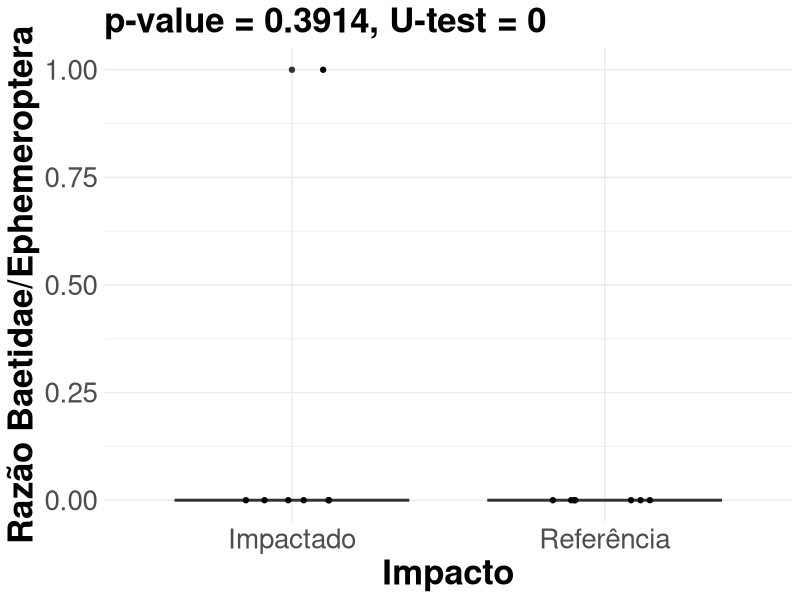
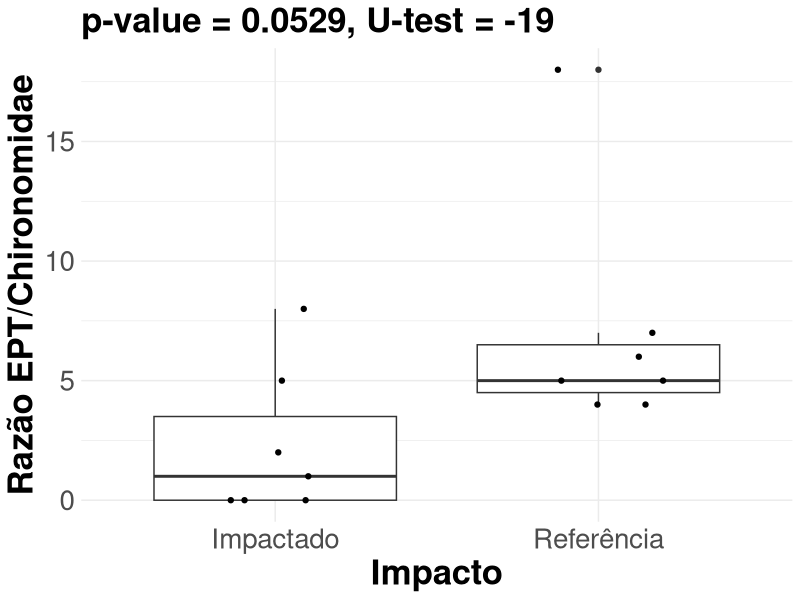
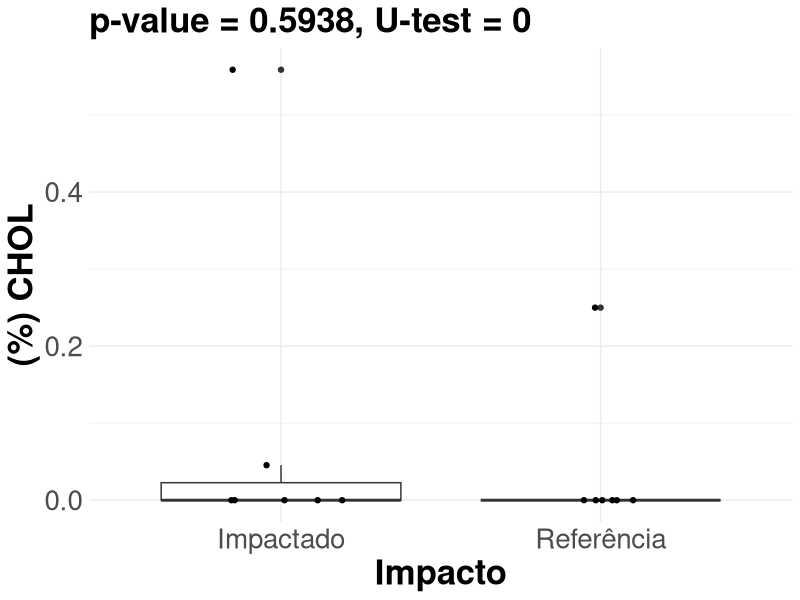
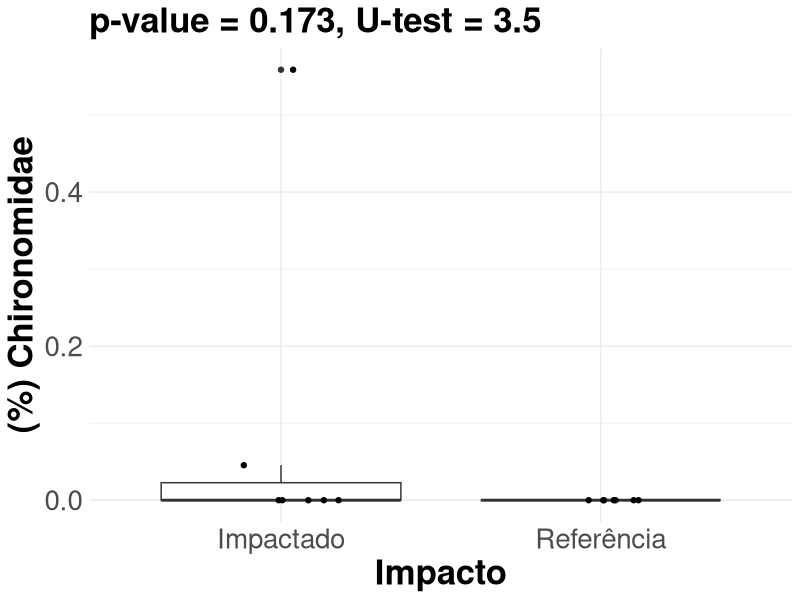
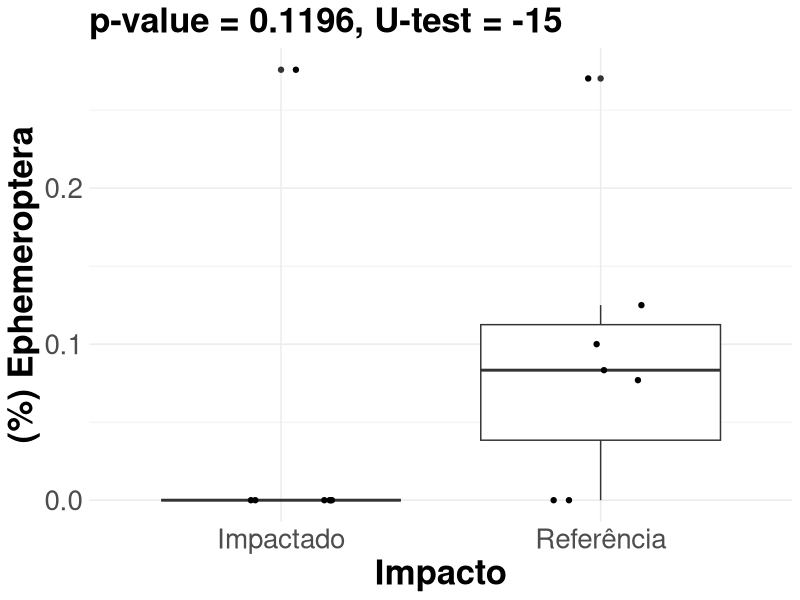
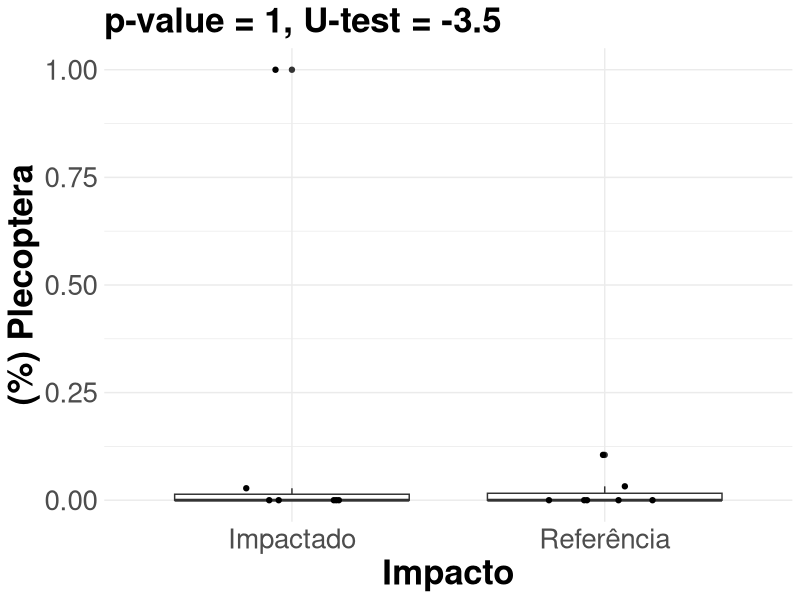
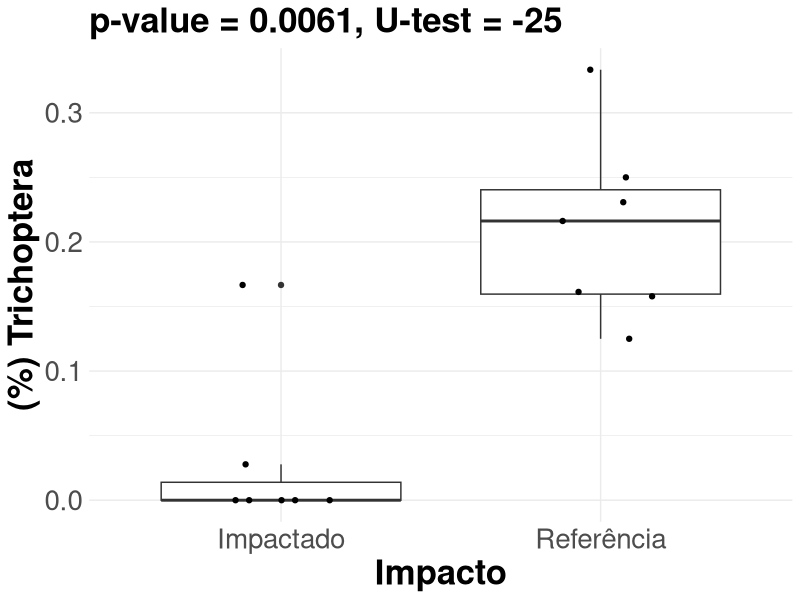
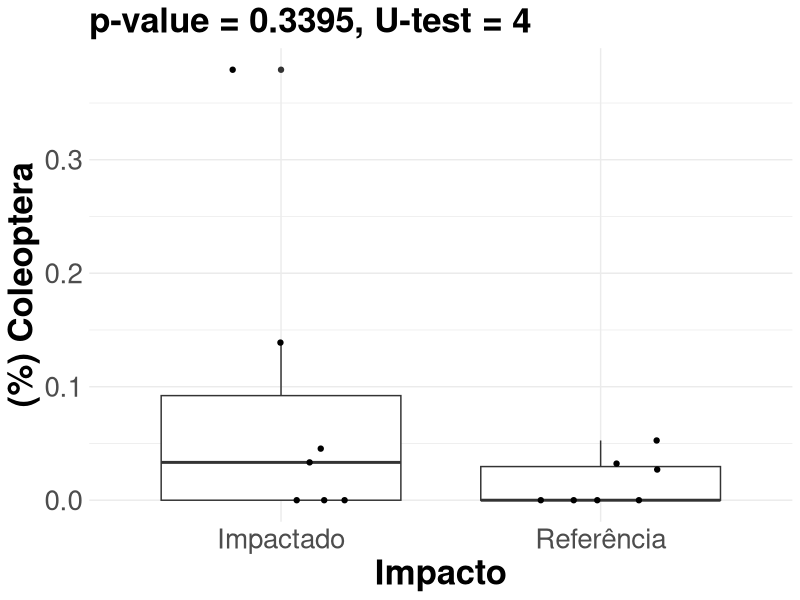

These figures' R source, in order: (Note: this script raises an error after producing the figures.)
library(tidyverse)
library(ggpubr)
library(corrplot)

################################## Configurações ###############################
set.seed(1994)
pontos_referencia <- c("RiodaBarra-P1/2", "RioMutuca-P1")
pontos_impactado <- c("RiodaBarra-P2", "RioMutuca-P3")
rios <- c("rio_bebedouro", "rio_da_barra", "rio_mutuca")

metodos_de_amostragem <- c("D Net")

vetor_estetica_indice <- c(
  "razao_baetidae_ephemeroptera" = "Razão Baetidae/Ephemeroptera",
  "razao_ept_chironomidae" = "Razão EPT/Chironomidae",
  "relativo_chol" = "(%) CHOL",
  "relativo_chironomidae" = "(%) Chironomidae",
  "relativo_ephemeroptera" = "(%) Ephemeroptera",
  "relativo_plecoptera" = "(%) Plecoptera",
  "relativo_trichoptera" = "(%) Trichoptera",
  "relativo_coleoptera" = "(%) Coleoptera",
  "relativo_diptera" = "(%) Diptera",
  "relativo_odonata" = "(%) Odonata",
  "relativo_insecta" = "(%) Insecta",
  "relativo_oligochaeta" = "(%) Oligochaeta",
  "relativo_gastropoda" = "(%) Gastropoda",
  "relativo_crustacea" = "(%) Crustacea",
  "riqueza_classes" = "Classes Taxa",
  "riqueza_ordens" = "Ordens Taxa",
  "riqueza_familias" = "Famílias Taxa",
  "shannon_classes" = "Classes Taxa",
  "shannon_ordens" = "Shannon de Ordens",
  "shannon_familias" = "Shannon de Famílias",
  "pielou_classes" = "Pielou de Classes",
  "pielou_ordens" = "Pielou de Ordens",
  "pielou_familias" = "Pielou de Famílias",
  "riqueza_familias_ephemeroptera" = "Ephemeroptera Taxa",
  "riqueza_familias_trichoptera" = "Trichoptera Taxa",
  "riqueza_familias_plecoptera" = "Plecoptera Taxa",
  "riqueza_familias_coleoptera" = "Coleoptera Taxa",
  "ept_riqueza" = "EPT Taxa",
  "bmwp" = "BMWP",
  "aspt" = "ASPT",
  "coletor_recolhedor_proporcao" = "(%) Coletor-Recolhedor",
  "filtrador_proporcao" = "(%) Filtradores",
  "predador_proporcao" = "(%) Predadores",
  "perfuradores_proporcao" = "(%) Perfuradores",
  "fragmentadores_proporcao" = "(%) Fragmentadores",
  "raspadores_proporcao" = "(%) Raspadores",
  "detritivoros_proporcao" = "(%) Detritívoros",
  "herbivoros_proporcao" = "(%) Herbívoros",
  "total_macroinvertebrados" = "Abundância Total"
)

vetor_estetica_impacto <- c(
  "referencia" = "Referência",
  "impactado" = "Impactado"
)

# Pastas 
if (length(metodos_de_amostragem) == 3) {
  pasta_figuras <- "figuras/indice_multimetrico/3_redes/"
  pasta_tabelas <- "tabelas/indice_multimetrico/3_redes/"
} else if (length(metodos_de_amostragem) == 2) {
  pasta_figuras <- "figuras/indice_multimetrico/2_redes/"
  pasta_tabelas <- "tabelas/indice_multimetrico/2_redes/"
} else {
  pasta_figuras <- "figuras/indice_multimetrico/rede_unica/"
  pasta_tabelas <- "tabelas/indice_multimetrico/rede_unica/"
}


if (!dir.exists(pasta_figuras)) {
  dir.create(pasta_figuras, recursive = TRUE)
}

if (!dir.exists(pasta_tabelas)) {
  dir.create(pasta_tabelas, recursive = TRUE)
}

################################## Carregar dados ##############################
indices_df <- read_csv("dados/processado/matriz_indices_imaturos_piata.csv")


############################## Pre-processamento ###############################
vetor_respostas <- indices_df %>%
  select(-(campanha:method)) %>%
  names()

# Adicionar coluna de impacto
indices_df <- indices_df %>%
  mutate(
    impacto = case_when(
      locality_name %in% pontos_referencia ~ "referencia",
      locality_name %in% pontos_impactado ~ "impactado",
      TRUE ~ "desconsiderado"
    )
  ) 

# Filtrar dados para análise baseado em rede-D.
dados_filtrados_wilcox <- indices_df %>%
  filter(impacto != "desconsiderado") %>%
  filter(method %in% metodos_de_amostragem) %>%
  mutate(impacto = as.factor(impacto), method = as.factor(method))

str(dados_filtrados_wilcox)

############################# Testes de Mann-Whitney ###########################
plot_list <- list()
for (i in vetor_respostas) {
  print(paste("Analisando índice:", i))
  
  test <- dados_filtrados_wilcox %>%
    select(c("impacto", i))


  # Teste de Mann-Whitney
  teste <- wilcox.test(
    formula = as.formula(paste(i, "~ impacto")),
    data = dados_filtrados_wilcox
  )
 
  p_value = teste$p.value
  w <- teste$statistic

  # Tamanhos das amostras
  n1 <- dados_filtrados_wilcox %>%
    filter(impacto == levels(dados_filtrados_wilcox$impacto)[1]) %>% 
    nrow()
  n2 <- dados_filtrados_wilcox %>% 
    filter(impacto == levels(dados_filtrados_wilcox$impacto)[2]) %>% 
    nrow()

  # Cálculo do U
  u <- w - n1 * (n1 + 1) / 2
  
  
  # Criação do gráfico
  nome_indice <- vetor_estetica_indice[[i]]

  plot <- ggplot(
    dados_filtrados_wilcox,
    aes_string(
      x = "impacto",
      y = i
    )
  ) +
    theme_minimal() +
    geom_boxplot() +
    geom_jitter(width = 0.2, height = 0, alpha = 1) +
    scale_x_discrete(labels = vetor_estetica_impacto) +
    theme(
      text = element_text(size = unit(25, "pt")),
      axis.title = element_text(size = unit(25, "pt"), face = "bold"),
      plot.title = element_text(size = unit(25, "pt"), face = "bold"),
      plot.subtitle = element_text(size = unit(25, "pt"), face = "bold")
    ) +
  # Adicionar títulos e legendas
    labs(
      x = "Impacto",
      y = nome_indice,
      subtitle = paste0(
        "p-value = ", round(p_value, 4),
        ", U-test = ", round(u, 4)
      )
    ) 
  # Salvar o gráfico
  ggsave(
    plot,
    filename = paste0(pasta_figuras, "/boxplot_", i, ".png"),
    width = 8,
    height = 8
  )


}

#################### Correlações de Spearman (Total) ###########################
variaveis_selecionadas <- c(
  "aspt", "bmwp", "ept_riqueza", "filtrador_proporcao",
  "raspadores_proporcao", "razao_ept_chironomidae", 
  "relativo_odonata", "relativo_trichoptera", "riqueza_familias_ephemeroptera",
  "riqueza_familias_trichoptera", "shannon_familias"
)


# Tratar dados numéricos, removendo valores infinitos, NA e dados com baixa ----
# Variabilidade ----------------------------------------------------------------
analise_redundancia_df <- indices_df %>%
  filter(method %in% metodos_de_amostragem) %>%
  filter(rio %in% rios) %>%
  select(all_of(variaveis_selecionadas))


# colocar NA para valores infinitos
analise_redundancia_df_finitos <- analise_redundancia_df %>%
  mutate(across(everything(), ~ ifelse(is.finite(.x), .x, NA)))

# Filtrar variáveis com baixa variação
colunas_sd_zero <- sapply(analise_redundancia_df_finitos, function(x) {
  sd(x, na.rm = TRUE) == 0
})

nomes_colunas_problema <- names(colunas_sd_zero[colunas_sd_zero])
print(nomes_colunas_problema)

analise_redundancia_df_limpo <- 
  analise_redundancia_df_finitos[, !colunas_sd_zero]


# Função para calcular p-valores. ----------------------------------------------
pval_spearman_clean <- function(df) {
  vars <- names(df)
  n <- length(vars)
  p_mat <- matrix(NA, n, n)
  colnames(p_mat) <- vars
  rownames(p_mat) <- vars

  for (i in 1:n) {
    for (j in 1:n) {
      if (i == j) {
        p_mat[i, j] <- 0
      } else {
        # Apenas observações com valores finitos em ambas as variáveis
        valid <- is.finite(df[[i]]) & is.finite(df[[j]])
        if (sum(valid) < 3) {
          # Com menos de 3 pares não é possível calcular Spearman
          p_mat[i, j] <- NA
        } else {
          teste <- cor.test(df[[i]][valid], df[[j]][valid], method = "spearman")
          p_mat[i, j] <- teste$p.value
        }
      }
    }
  }
  return(p_mat)
}
# Executar spearman e p-valores ------------------------------------------------

correlations <- cor(
  analise_redundancia_df_limpo, 
  method = "spearman", 
  use = "pairwise.complete.obs"
)
correlations_squared <- correlations^2
p_values <- pval_spearman_clean(analise_redundancia_df_limpo)


# Visualizar a matriz de correlação
png(file.path(pasta_figuras, "correlacao_indices_imaturos_piata.png"), 
    width = 800, height = 800)  # Aumentei a resolução geral

corrplot(
  correlations_squared, 
  method = "color", 
  type = "lower", 
  tl.col = "black", 
  p.mat = p_values,
  sig.level = 0.05,  # Adiciona um nível de significância
  insig = "blank",  # Mostra apenas os valores significativos         
  tl.cex = 0.9,        # Reduz tamanho dos labels
  tl.srt = 45,         # Rotação de 45 graus
  tl.offset = 0.5,     # Ajusta distância dos labels
  addCoef.col = "black", 
  number.cex = 0.8,    # Diminui tamanho dos coeficientes dentro das células
  cl.cex = 0.6,        # Tamanho do texto da legenda
  diag = FALSE)
dev.off()

# salvar tabelas de correlação e p-valores
correlations_lower <- correlations_squared
correlations_lower[upper.tri(correlations_lower)] <- ""

write_csv(
  as.data.frame(correlations_lower) %>%
    rownames_to_column(var = "indice_vs_indice"),
  file.path(pasta_tabelas, "correlacoes_spearman_indices_imaturos_piata.csv")
)


# salvar tabela de p-values (apenas a parte inferior da matriz)
p_values_lower <- p_values
p_values_lower[upper.tri(p_values_lower)] <- ""
write_csv(
  as.data.frame(p_values_lower) %>%
    rownames_to_column(var = "indice_vs_indice"),
  file.path(pasta_tabelas, "p_values_spearman_indices_imaturos_piata.csv")
)

# Plotar as regressoes entre as variaveis --------------------------------------
pares_significativos <- 
  which(p_values < 0.05 & lower.tri(p_values), arr.ind = TRUE)



# Criar gráficos de dispersão para pares significativos
if(nrow(pares_significativos) > 0) {
  # Criar um arquivo PDF com todos os gráficos
  pdf(file.path(pasta_figuras, "regressoes_pares_significativos_piata.pdf"),
      width = 10, height = 8)
  
  for(i in 1:nrow(pares_significativos)) {
    var1 <- colnames(analise_redundancia_df_limpo)[pares_significativos[i,1]]
    var2 <- colnames(analise_redundancia_df_limpo)[pares_significativos[i,2]]
    
    # Extrair valores
    x <- analise_redundancia_df_limpo[[var1]]
    y <- analise_redundancia_df_limpo[[var2]]
    
    # Remover NAs
    validos <- complete.cases(x, y)
    x_clean <- x[validos]
    y_clean <- y[validos]
    
    # Calcular estatísticas
    r <- correlations[var1, var2]
    r2 <- correlations_squared[var1, var2]
    p_val <- p_values[var1, var2]
    
    # Ajustar modelo de regressão linear
    modelo_linear <- lm(y_clean ~ x_clean)
    
    # Extrair coeficientes da regressão
    intercepto <- coef(modelo_linear)[1]
    inclinacao <- coef(modelo_linear)[2]
    
    # Criar o gráfico
    par(mar = c(5, 5, 4, 2))
    plot(x_clean, y_clean,
         xlab = var1,
         ylab = var2,
         main = paste("Regressão Linear\n", var1, "vs", var2),
         pch = 19,
         col = rgb(0, 0, 0, 0.5),
         cex.main = 0.9)
    
    # Adicionar linha de regressão linear
    abline(modelo_linear, col = "red", lwd = 2)
    
    # Adicionar intervalo de confiança da regressão (opcional)
    # Ordenar os pontos para o intervalo de confiança
    x_ordenado <- seq(min(x_clean), max(x_clean), length.out = 100)
    intervalo_conf <- predict(modelo_linear, 
                             newdata = data.frame(x_clean = x_ordenado), 
                             interval = "confidence")
    
    # Adicionar banda de confiança
    polygon(c(x_ordenado, rev(x_ordenado)),
            c(intervalo_conf[,2], rev(intervalo_conf[,3])),
            col = rgb(1, 0, 0, 0.1), border = NA)
    
    # Adicionar equação da reta e estatísticas
    equacao <- paste0("y = ", round(intercepto, 3), 
                     ifelse(inclinacao >= 0, " + ", " - "), 
                     round(abs(inclinacao), 3), "x")
    
    legend("topright",
           legend = c(
             equacao,
             paste("r =", round(r, 3)),
             paste("r² =", round(r2, 3)),
             paste("p =", format(p_val, scientific = TRUE, digits = 3))
           ),
           bty = "n",
           cex = 0.8,
           text.col = c("red", "blue", "blue", "blue"))
    
    # Adicionar grid
    grid()
  }
  
  dev.off()
  
  cat("Gráficos de regressão linear salvos em:", 
      file.path(pasta_figuras, "regressoes_pares_significativos_piata.pdf"))
}



################################### Painel #####################################


painel_vetor <- c(
 "aspt", 
  "bmwp", 
  #"filtrador_proporcao",
  #"raspadores_proporcao",
  "razao_ept_chironomidae",
  "relativo_odonata",
  "relativo_trichoptera",
  "shannon_familias"
)

painel_plots <- list()
for (i in painel_vetor) {
  print(paste("Analisando índice:", i))
  
  test <- dados_filtrados_wilcox %>%
    select(c("impacto", i))

  # Teste de Mann-Whitney
  teste <- wilcox.test(
    formula = as.formula(paste(i, "~ impacto")),
    data = dados_filtrados_wilcox
  )
 
  p_value = teste$p.value
  w <- teste$statistic

  # Tamanhos das amostras
  n1 <- dados_filtrados_wilcox %>%
    filter(impacto == levels(dados_filtrados_wilcox$impacto)[1]) %>% 
    nrow()
  n2 <- dados_filtrados_wilcox %>% 
    filter(impacto == levels(dados_filtrados_wilcox$impacto)[2]) %>% 
    nrow()

  # Cálculo do U
  u <- w - n1 * (n1 + 1) / 2
  
  
  # Criação do gráfico
  nome_indice <- vetor_estetica_indice[[i]]

  plot <- ggplot(
    dados_filtrados_wilcox,
    aes_string(
      x = "impacto",
      y = i,
      fill = "impacto"
    )
  ) +
    theme_pubr() +
    geom_boxplot() +
    geom_jitter(width = 0.2, height = 0, alpha = 1) +
    scale_x_discrete(labels = vetor_estetica_impacto) +
    theme(
      text = element_text(size = unit(18, "pt"), face = "bold"),
      #axis.title = element_blank(),
      plot.title = element_blank(),
      axis.text.x = element_blank(),
      plot.subtitle = element_text(size = unit(18, "pt"), face = "bold", hjust = 0.5)
    ) +
  # Adicionar títulos e legendas
    labs(
      x = "Impacto",
      y = nome_indice,
      subtitle = paste0(
        "p-value = ", round(p_value, 4),
        ", U-test = ", round(u, 4)
      )
    ) 
  painel_plots[[i]] <- plot

}


painel <- ggarrange(
  plotlist = painel_plots,
  ncol = 3,
  nrow = 2,
  labels = "AUTO",
  common.legend = TRUE,
  legend = "bottom"
)


formats <- c("png", "svg")

for (fmt in formats) {
  ggsave(
    filename = file.path(
      pasta_figuras,
      paste0("painel_indices_imaturos_piata.", fmt)
    ),
    plot = painel,
    width = 15,
    height = 18
  )
}
